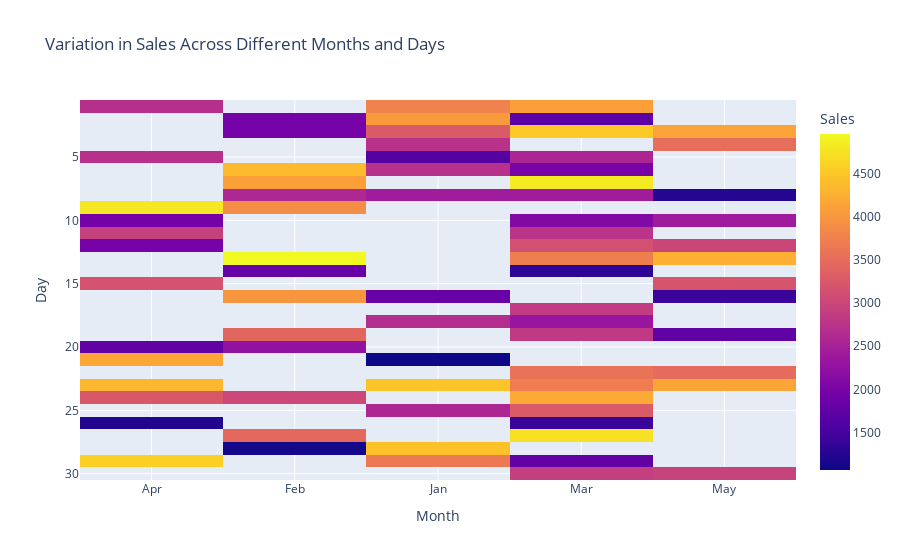

Here is the notebook cell this chart was saved with:
### Code cell
import plotly.express as px
import numpy as np
import pandas as pd

# Set the seed for reproducibility
np.random.seed(20)

# Generate the sales dataset
data = {
    'Month': np.random.choice(['Jan', 'Feb', 'Mar', 'Apr', 'May'], 100),
    'Day': np.random.choice(range(1, 31), 100),
    'Sales': np.random.randint(1000, 5000, 100)
}

# Create a DataFrame
df = pd.DataFrame(data)

# Create a pivot table for the heatmap
pivot_table = df.pivot_table(values='Sales', index='Day', columns='Month', aggfunc='mean')

# Create a heatmap
fig = px.imshow(pivot_table, labels=dict(x='Month', y='Day', color='Sales'), title='Variation in Sales Across Different Months and Days')

# Show the plot
fig.show()

### Figure 1 — Plotly figure (JSON) as saved in the notebook; plotly's stock layout.template omitted (floating-point values rounded to 4 significant figures; data arrays with more than 128 entries replaced by an {"elided": "..."} marker saying what was removed)
{"data": [{"coloraxis": "coloraxis", "hovertemplate": "Month: %{x}<br>Day: %{y}<br>Sales: %{z}<extra></extra>", "name": "0", "type": "heatmap", "x": ["Apr", "Feb", "Jan", "Mar", "May"], "xaxis": "x", "y": [1, 2, 3, 4, 5, 6, 7, 8, 9, 10, 11, 12, 13, 14, 15, 16, 17, 18, 19, 20, 21, 22, 23, 24, 25, 26, 27, 28, 29, 30], "yaxis": "y", "z": {"elided": "30x5 float values"}}], "layout": {"autosize": true, "coloraxis": {"colorbar": {"title": {"text": "Sales"}}, "colorscale": [[0, "#0d0887"], [0.1111, "#46039f"], [0.2222, "#7201a8"], [0.3333, "#9c179e"], [0.4444, "#bd3786"], [0.5556, "#d8576b"], [0.6667, "#ed7953"], [0.7778, "#fb9f3a"], [0.8889, "#fdca26"], [1, "#f0f921"]]}, "title": {"text": "Variation in Sales Across Different Months and Days"}, "xaxis": {"anchor": "y", "autorange": true, "constrain": "domain", "domain": [0, 1], "range": [-0.5, 4.5], "scaleanchor": "y", "title": {"text": "Month"}, "type": "category"}, "yaxis": {"anchor": "x", "autorange": true, "constrain": "domain", "domain": [0, 1], "range": [30.5, 0.5], "title": {"text": "Day"}, "type": "linear"}}}
